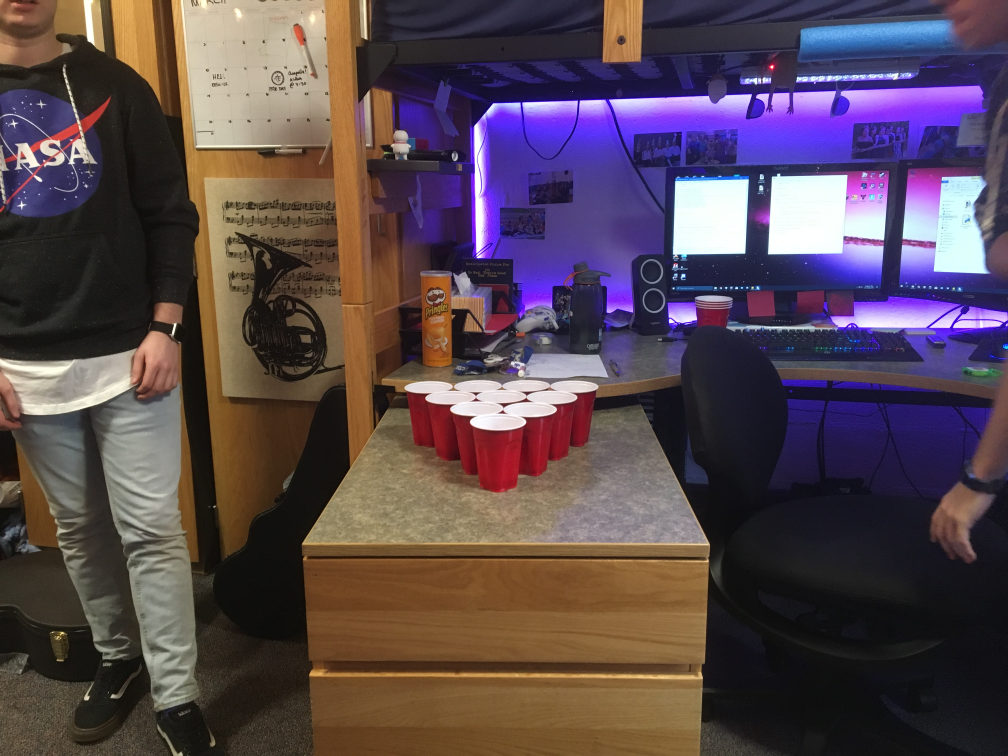
#> input picture rack1.JPG, 4032 x 3024 px (shown at 1/4 size)
$ python stereoTest.py
#> lines starting #> are read from the running program, lines starting #| are printed output that depends on the picture; after the words box and inside, x2 and y2 are one past the last pixel; in counts of white or black regions, pixels touching at a corner belong together
### RedMask2.py
import numpy as np
import cv2

img1 = cv2.imread("rack1.JPG",1)
#> img1 is the input picture: shape (3024, 4032, 3); mean B, G, R 79.8, 71.6, 87.8
img2 = cv2.imread("rack2.JPG",1)
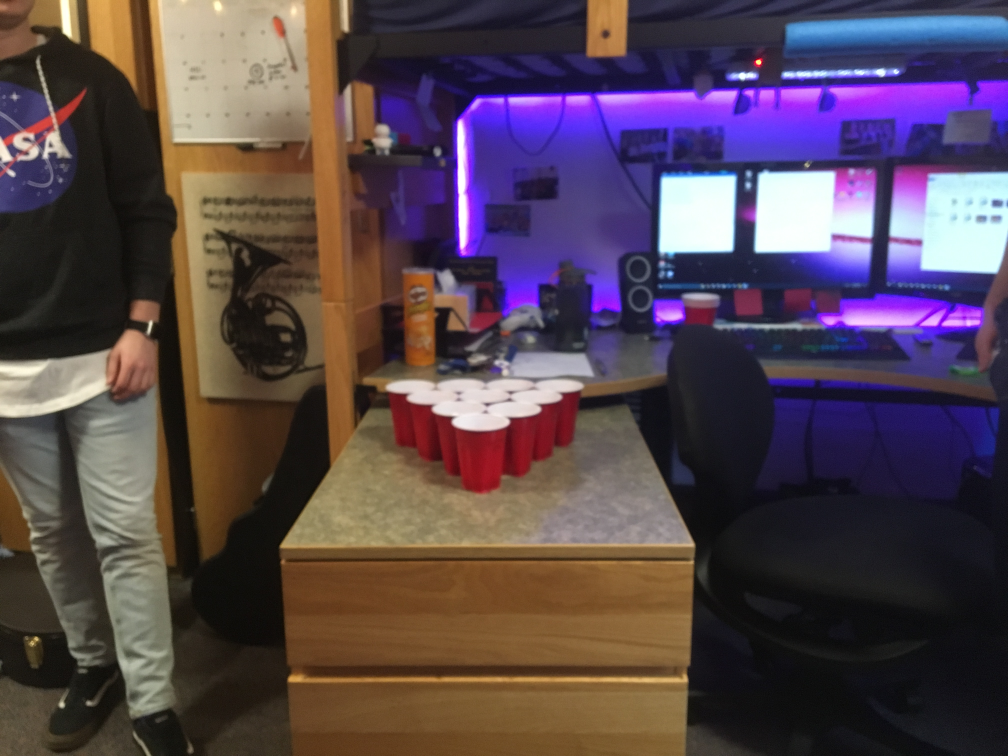
#> input picture rack2.JPG, 4032 x 3024 px (shown at 1/4 size)
#> img2 is the input picture: shape (3024, 4032, 3); mean B, G, R 79.1, 69.6, 86.2
img3 = cv2.imread("rack3.JPG",1)
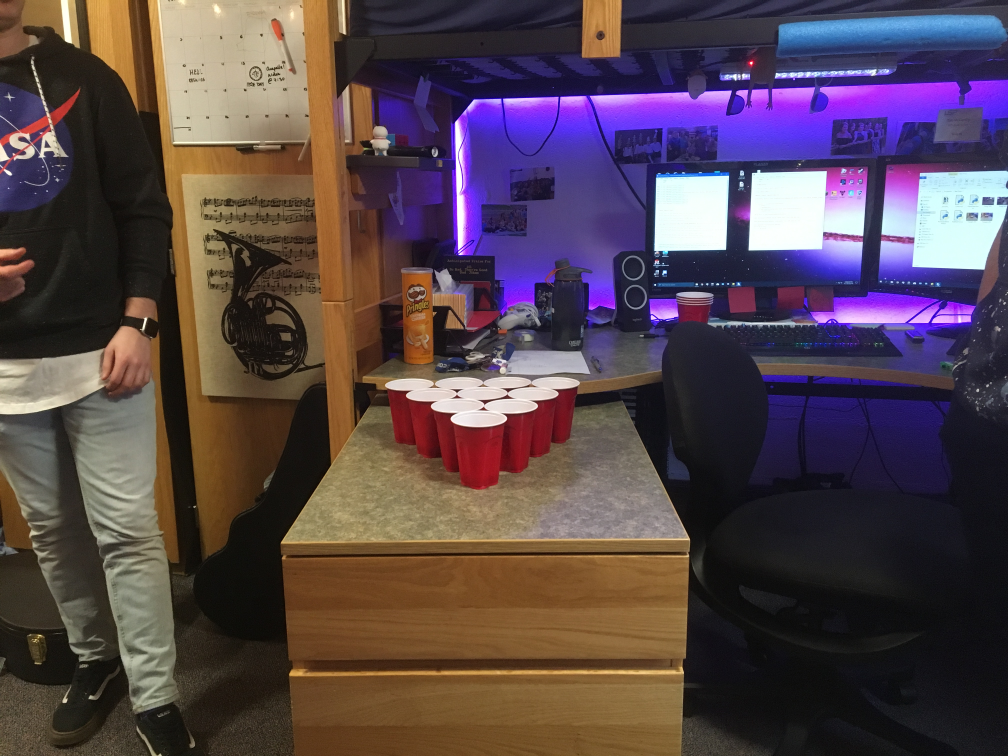
#> input picture rack3.JPG, 4032 x 3024 px (shown at 1/4 size)
#> img3 is the input picture: shape (3024, 4032, 3); mean B, G, R 76.3, 69.1, 85.9
img4 = cv2.imread("rack4.JPG",1)
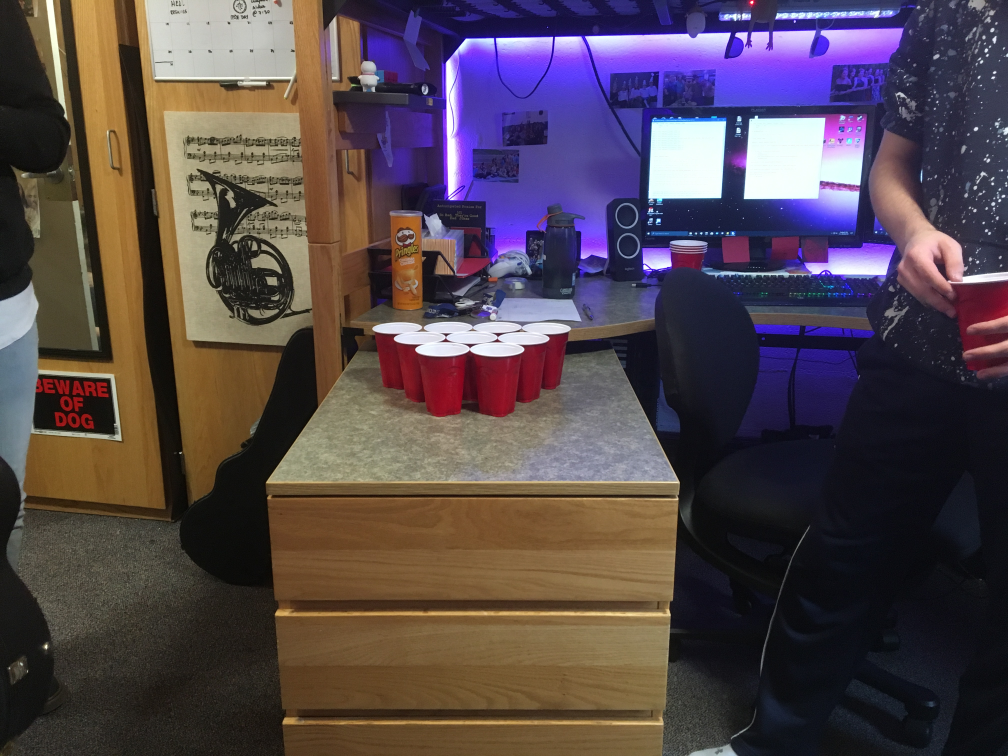
#> input picture rack4.JPG, 4032 x 3024 px (shown at 1/4 size)
#> img4 is the input picture: shape (3024, 4032, 3); mean B, G, R 76.8, 70.5, 84
img5 = cv2.imread("rack5.JPG",1)
img6 = cv2.imread("rack6.JPG",1)
img7 = cv2.imread("Pong5flash.JPG",1)


def mask_images(img):

    # [5 lines of commented-out code are left out]

    hsv_img=cv2.cvtColor(img,cv2.COLOR_BGR2HSV) # converts colors from rgb to hsv (hue saturation value)
#> hsv_img: shape (3024, 4032, 3); mean H, S, V 66.7, 107.9, 101.7

# [7 lines of commented-out code are left out]


    lowerRed1=np.array([int(0),int(50*2.55),int(25*2.55)]) #lower red limit
    upperRed1=np.array([int(10),int(100*2.55),int(100*2.55)]) #upper red limit
    mask1 = cv2.inRange(hsv_img,lowerRed1,upperRed1) #create mask, which displays white pixels when color of pixel is within limits
#> mask1: shape (3024, 4032); 0.92% white; 941 white regions (800 under 20 px), largest, box (x1, y1, x2, y2) and area: (1360, 692, 1633, 1380) 45833, (0, 988, 138, 1136) 7967, (1542, 1554, 1920, 1841) 6785

    lowerRed2=np.array([int(160),int(50*2.55),int(25*2.55)]) #lower red limit
    upperRed2=np.array([int(180),int(100*2.55),int(100*2.55)]) #upper red limit
    mask2 = cv2.inRange(hsv_img,lowerRed2,upperRed2) #create mask
#> mask2: shape (3024, 4032); 1.5% white; 124 white regions (83 under 20 px), largest, box (x1, y1, x2, y2) and area: (1553, 1551, 2309, 1957) 144248, (2912, 1148, 3024, 1251) 10168, (2716, 1217, 2841, 1292) 7388


    mask = mask1 + mask2 #combine masks
#> mask: shape (3024, 4032); 2.5% white; 846 white regions (706 under 20 px)

    output_img = img.copy() # object copier
    output_img[np.where(mask==0)] = 0 #dont know

    #cv2.imshow("combo",output_img)


    return output_img, mask

#cv2.imshow("combo",mask_images(img6)[0])
#cv2.imshow("combo",cv2.resize(mask_images(img5)[1],(0,0),fx=.25,fy=.25))

### RectangledWhiteArea.py
import numpy as np
import cv2

from RedMask2 import *

#cv2.imshow("combo",mask_images(img6)[1])


def crop_image(img):

    aMask = mask_images(img)[1]

    contours, hier = cv2.findContours(aMask,cv2.RETR_LIST,cv2.CHAIN_APPROX_SIMPLE)
#> contours = 1429 contours, 1272 with area under 20; largest, box (x1, y1, x2, y2) and area: (1542, 1547, 2311, 1959) 155626, (1360, 692, 1633, 1380) 46783, (2912, 1148, 3024, 1251) 9964, (0, 988, 138, 1136) 7657, (2716, 1217, 2841, 1292) 7195


    for i,cnt in enumerate(contours):
        if i==0:
            bigcnt=cnt
        if cv2.contourArea(cnt)>cv2.contourArea(bigcnt):
            bigcnt=cnt
#> this loop made 1429 passes
#> bigcnt on passes 1, 7: [[1742, 2680]], [[1756, 2662], [1756, 2665], [1758, 2665], [1758, 2664]]
#> cnt on passes 3, 4, 5, 6, 8, 9: [[1742, 2678]], [[1312, 2678], [1312, 2679], [1313, 2679], [1313, 2678]], [[2228, 2675]], [[2240, 2674], [2241, 2674]], [[1500, 2660], [1500, 2661], [1503, 2661], [1503, 2660]], [[1745, 2654]]

    (x,y,w,h) = cv2.boundingRect(bigcnt)
#> x = 1542; y = 1547; w = 769; h = 412

    cv2.rectangle(aMask,(x,y),(x+w,y+h),(100,150,80),1)

    cv2.drawContours(aMask, contours, -1, (80,255,0), 2)


    # [5 lines of commented-out code are left out]
    aMaskCrop = aMask[y:y+h,x:x+w]
    #print(aMaskCrop.size)
    #print(type(aMaskCrop))
    cv2.imshow("cropped",cv2.resize(aMaskCrop,(0,0),fx=.25,fy=.25))

    cv2.imshow("rectangled",cv2.resize(aMask,(0,0),fx=.25,fy=.25))

    print(x,y,w,h)
#| 1542 1547 769 412

    #imwrite("croppedL.jpg",aMaskCrop)

    return x,y,w,h,aMaskCrop

crop_image(img3)

### stereoTest.py
import numpy as np
import cv2
from matplotlib import pyplot as plt

from RectangledWhiteArea import *


imgL = cv2.imread('rackL.JPG',1)
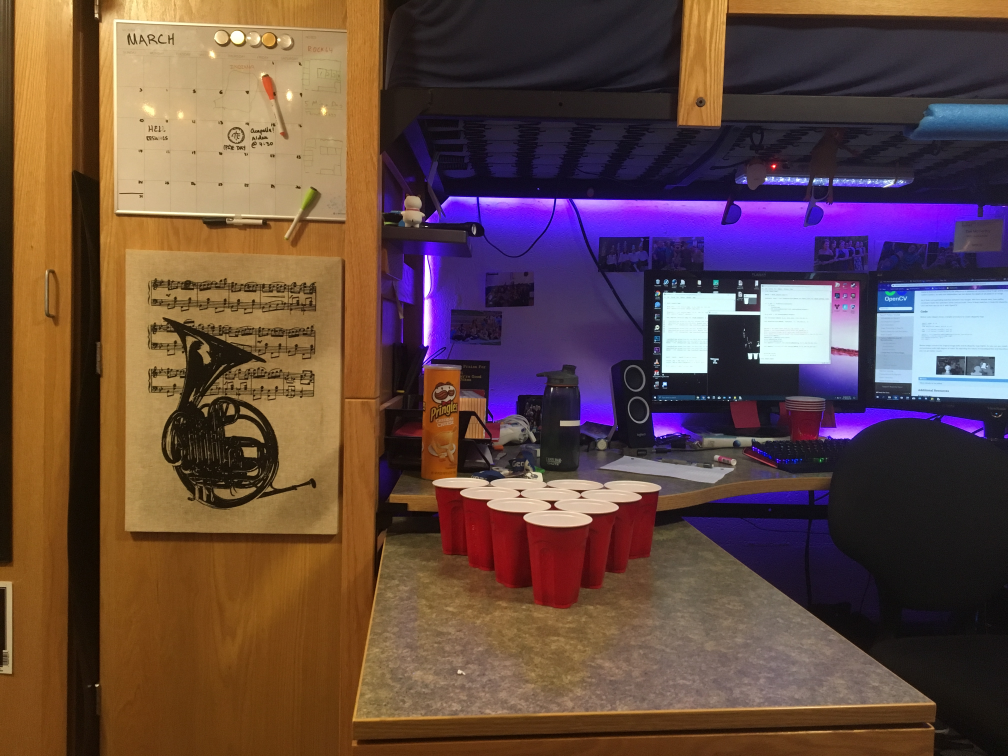
#> input picture rackL.JPG, 4032 x 3024 px (shown at 1/4 size)
#> imgL is the input picture: shape (3024, 4032, 3); mean B, G, R 67.3, 73.8, 100.5
imgR = cv2.imread('rackR.JPG',1)
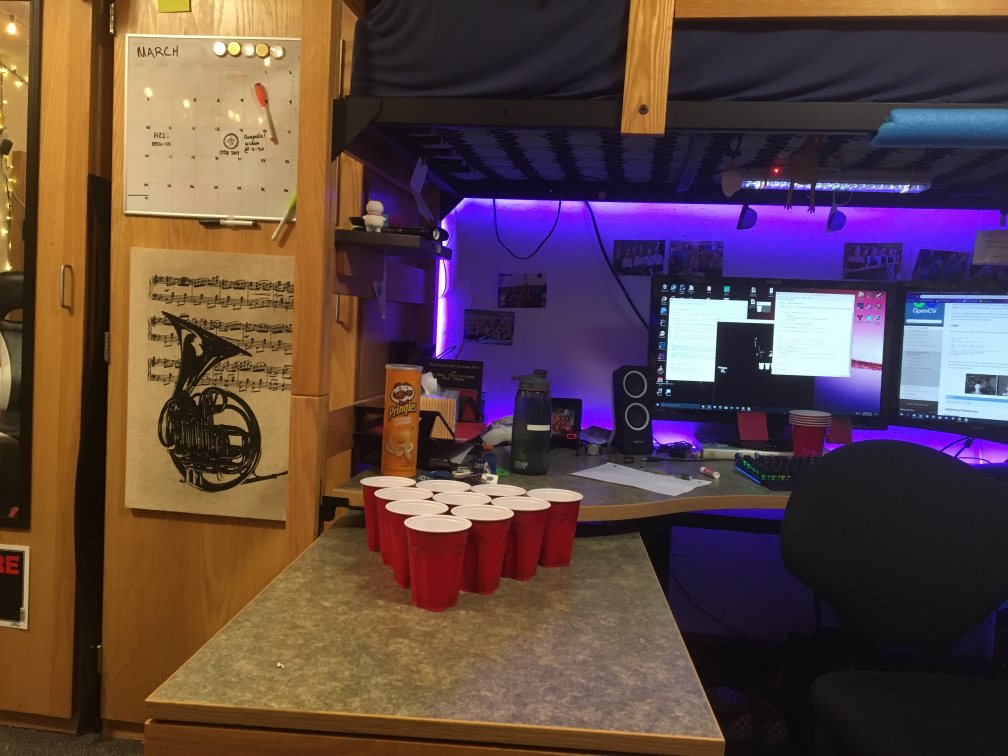
#> input picture rackR.JPG, 4032 x 3024 px (shown at 1/4 size)
#> imgR is the input picture: shape (3024, 4032, 3); mean B, G, R 68, 70.4, 94.6

#crop_image(imgL)
#crop_image(imgR)

cropL=crop_image(imgL)[4]
#> in mask_images (call 2), `hsv_img=cv2.cvtColor(img,cv2.COLOR_BGR2HSV)`: hsv_img: shape (3024, 4032, 3); mean H, S, V 61.8, 135.3, 112.9
#> in mask_images (call 2), `mask1 = cv2.inRange(hsv_img,lowerRed1,upperRed1)`: mask1: shape (3024, 4032); 0.99% white; 902 white regions (712 under 20 px), largest, box (x1, y1, x2, y2) and area: (1739, 1945, 2619, 2435) 78059, (1502, 954, 1558, 1668) 6338, (1658, 1685, 1782, 1899) 4829
#> in mask_images (call 2), `mask2 = cv2.inRange(hsv_img,lowerRed2,upperRed2)`: mask2: shape (3024, 4032); 1.6% white; 395 white regions (323 under 20 px), largest, box (x1, y1, x2, y2) and area: (2115, 1969, 2634, 2391) 77314, (1750, 1958, 2184, 2346) 68205, (3118, 1610, 3285, 1765) 14034
#> in mask_images (call 2), `mask = mask1 + mask2`: mask: shape (3024, 4032); 2.6% white; 693 white regions (598 under 20 px)
#> in crop_image (call 2), `contours, hier = cv2.findContours(aMask,cv2.RETR_LIST,cv2.CHAIN_APPROX..`: contours = 1045 contours, 948 with area under 20; largest, box (x1, y1, x2, y2) and area: (1739, 1945, 2635, 2435) 242650, (3118, 1610, 3285, 1765) 13782, (2921, 1604, 3041, 1712) 10706, (1582, 1685, 1782, 1899) 6718, (1502, 954, 1558, 1668) 5432
#> the loop in crop_image (call 2), `for i,cnt in enumerate(contours):` made 1045 passes
#> bigcnt on pass 1: [[1454, 2978]]
#> cnt on passes 2, 3, 6, 7, 8, 9: [[1582, 2974]], [[2008, 2959]], [[3080, 2928], [3081, 2928]], [[3021, 2928], [3021, 2929]], [[2574, 2923]], [[3704, 2911]]
#| 1739 1945 896 490
cropR=crop_image(imgR)[4]
#> in mask_images (call 3), `hsv_img=cv2.cvtColor(img,cv2.COLOR_BGR2HSV)`: hsv_img: shape (3024, 4032, 3); mean H, S, V 68.2, 129.6, 108.3
#> in mask_images (call 3), `mask1 = cv2.inRange(hsv_img,lowerRed1,upperRed1)`: mask1: shape (3024, 4032); 1.4% white; 858 white regions (708 under 20 px), largest, box (x1, y1, x2, y2) and area: (1448, 1938, 2322, 2448) 107520, (1420, 1237, 1544, 1633) 18070, (1298, 1004, 1435, 1234) 12095
#> in mask_images (call 3), `mask2 = cv2.inRange(hsv_img,lowerRed2,upperRed2)`: mask2: shape (3024, 4032); 1.4% white; 411 white regions (312 under 20 px), largest, box (x1, y1, x2, y2) and area: (1786, 2005, 2321, 2362) 84363, (1654, 2208, 1849, 2416) 22726, (3166, 1702, 3301, 1827) 13024
#> in mask_images (call 3), `mask = mask1 + mask2`: mask: shape (3024, 4032); 2.8% white; 775 white regions (659 under 20 px)
#> in crop_image (call 3), `contours, hier = cv2.findContours(aMask,cv2.RETR_LIST,cv2.CHAIN_APPROX..`: contours = 1367 contours, 1228 with area under 20; largest, box (x1, y1, x2, y2) and area: (1448, 1938, 2322, 2448) 229972, (1420, 1237, 1544, 1633) 18150, (3166, 1702, 3301, 1827) 13048, (2950, 1649, 3074, 1761) 12116, (1298, 1004, 1435, 1234) 11988
#> the loop in crop_image (call 3), `for i,cnt in enumerate(contours):` made 1367 passes
#> bigcnt on passes 1, 6: [[2612, 3014]], [[2833, 2798], [2833, 2800], [2834, 2799]]
#> cnt on passes 2, 3, 4, 5, 7, 8: [[2610, 3014], [2610, 3015]], [[2874, 2897]], [[142, 2863]], [[2834, 2802], [2834, 2803]], [[2832, 2794]], [[2829, 2786]]
#> in crop_image (call 3), `(x,y,w,h) = cv2.boundingRect(bigcnt)`: x = 1448; y = 1938; w = 874; h = 510
#> in crop_image (call 3), `cv2.imshow("rectangled",cv2.resize(aMask,(0,0),fx=.25,fy=.25))`:
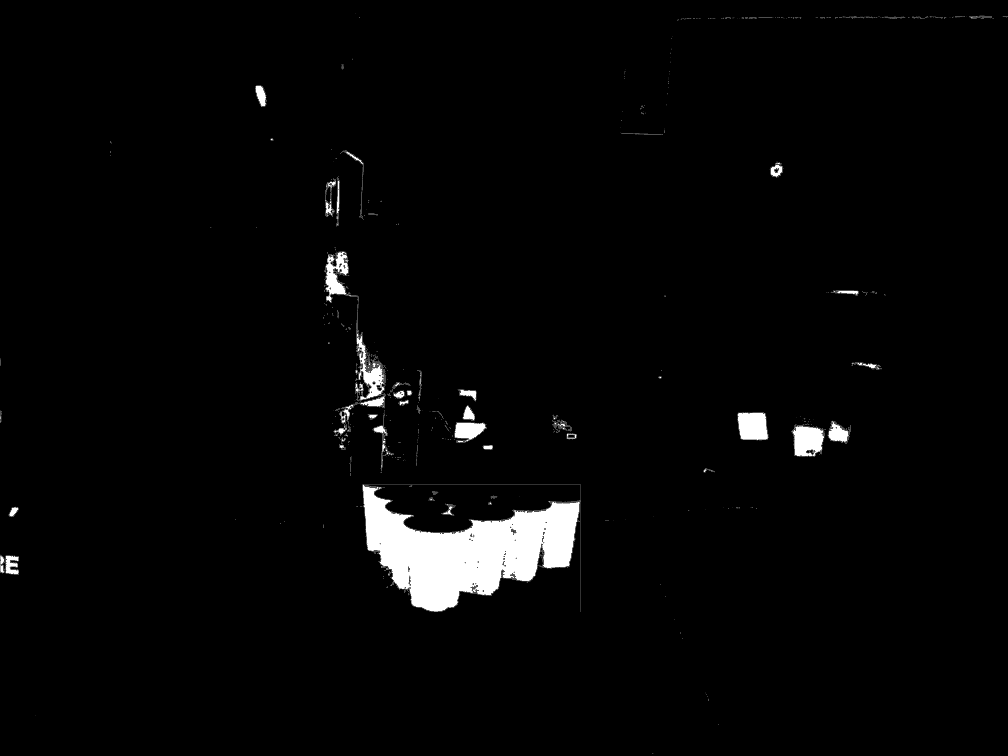
#> window 'rectangled': shape (756, 1008); min 0, max 255, mean 6.7
#| 1448 1938 874 510


stereo = cv2.StereoBM_create(numDisparities=128, blockSize=15)
#> (the run stopped early here; a loop or call above may not have finished)
